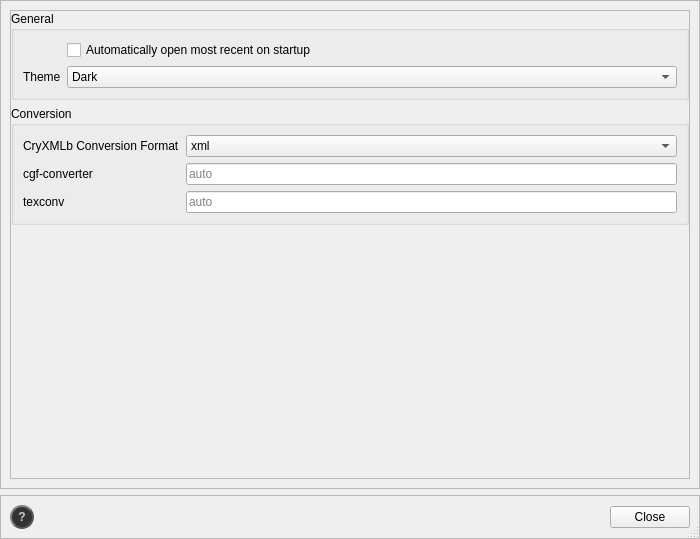
<?xml version="1.0" encoding="UTF-8"?>
<ui version="4.0">
 <class>SCDVSettings</class>
 <widget class="QDialog" name="SCDVSettings">
  <property name="geometry">
   <rect>
    <x>0</x>
    <y>0</y>
    <width>700</width>
    <height>539</height>
   </rect>
  </property>
  <property name="minimumSize">
   <size>
    <width>700</width>
    <height>500</height>
   </size>
  </property>
  <property name="windowTitle">
   <string>Dialog</string>
  </property>
  <property name="sizeGripEnabled">
   <bool>true</bool>
  </property>
  <property name="modal">
   <bool>true</bool>
  </property>
  <layout class="QVBoxLayout" name="verticalLayout">
   <property name="leftMargin">
    <number>0</number>
   </property>
   <property name="topMargin">
    <number>0</number>
   </property>
   <property name="rightMargin">
    <number>0</number>
   </property>
   <property name="bottomMargin">
    <number>0</number>
   </property>
   <item>
    <widget class="QFrame" name="topFrame">
     <property name="frameShape">
      <enum>QFrame::StyledPanel</enum>
     </property>
     <property name="frameShadow">
      <enum>QFrame::Raised</enum>
     </property>
     <layout class="QHBoxLayout" name="horizontalLayout">
      <property name="leftMargin">
       <number>9</number>
      </property>
      <property name="topMargin">
       <number>9</number>
      </property>
      <property name="rightMargin">
       <number>9</number>
      </property>
      <property name="bottomMargin">
       <number>9</number>
      </property>
      <item>
       <widget class="QFrame" name="settingsContent">
        <property name="frameShape">
         <enum>QFrame::StyledPanel</enum>
        </property>
        <property name="frameShadow">
         <enum>QFrame::Raised</enum>
        </property>
        <layout class="QVBoxLayout" name="verticalLayout_2">
         <property name="leftMargin">
          <number>0</number>
         </property>
         <property name="topMargin">
          <number>0</number>
         </property>
         <property name="rightMargin">
          <number>0</number>
         </property>
         <property name="bottomMargin">
          <number>0</number>
         </property>
         <item alignment="Qt::AlignTop">
          <widget class="QGroupBox" name="groupBox">
           <property name="sizePolicy">
            <sizepolicy hsizetype="Preferred" vsizetype="Minimum">
             <horstretch>0</horstretch>
             <verstretch>0</verstretch>
            </sizepolicy>
           </property>
           <property name="title">
            <string>General</string>
           </property>
           <layout class="QFormLayout" name="formLayout">
            <item row="2" column="0">
             <widget class="QLabel" name="themeLabel">
              <property name="text">
               <string>Theme</string>
              </property>
             </widget>
            </item>
            <item row="2" column="1">
             <widget class="QComboBox" name="theme">
              <item>
               <property name="text">
                <string>Dark</string>
               </property>
              </item>
              <item>
               <property name="text">
                <string>Light</string>
               </property>
              </item>
             </widget>
            </item>
            <item row="1" column="1">
             <widget class="QCheckBox" name="autoOpenMostRecent">
              <property name="text">
               <string>Automatically open most recent on startup</string>
              </property>
             </widget>
            </item>
           </layout>
          </widget>
         </item>
         <item alignment="Qt::AlignTop">
          <widget class="QGroupBox" name="groupBox_2">
           <property name="title">
            <string>Conversion</string>
           </property>
           <layout class="QFormLayout" name="formLayout_2">
            <item row="0" column="0">
             <widget class="QLabel" name="cryxmlbFormatLabel">
              <property name="text">
               <string>CryXMLb Conversion Format</string>
              </property>
             </widget>
            </item>
            <item row="0" column="1">
             <widget class="QComboBox" name="cryxmlbFormat">
              <item>
               <property name="text">
                <string>xml</string>
               </property>
              </item>
              <item>
               <property name="text">
                <string>json</string>
               </property>
              </item>
             </widget>
            </item>
            <item row="1" column="0">
             <widget class="QLabel" name="cgfconverterPathLabel">
              <property name="text">
               <string>cgf-converter</string>
              </property>
             </widget>
            </item>
            <item row="1" column="1">
             <widget class="QLineEdit" name="cgfconverterPath">
              <property name="placeholderText">
               <string>auto</string>
              </property>
              <property name="clearButtonEnabled">
               <bool>true</bool>
              </property>
             </widget>
            </item>
            <item row="2" column="0">
             <widget class="QLabel" name="texconvPathLabel">
              <property name="text">
               <string>texconv</string>
              </property>
             </widget>
            </item>
            <item row="2" column="1">
             <widget class="QLineEdit" name="texconvPath">
              <property name="placeholderText">
               <string>auto</string>
              </property>
              <property name="clearButtonEnabled">
               <bool>true</bool>
              </property>
             </widget>
            </item>
           </layout>
          </widget>
         </item>
         <item>
          <spacer name="verticalSpacer">
           <property name="orientation">
            <enum>Qt::Vertical</enum>
           </property>
           <property name="sizeHint" stdset="0">
            <size>
             <width>20</width>
             <height>40</height>
            </size>
           </property>
          </spacer>
         </item>
        </layout>
       </widget>
      </item>
     </layout>
    </widget>
   </item>
   <item>
    <widget class="QFrame" name="bottomFrame">
     <property name="frameShape">
      <enum>QFrame::StyledPanel</enum>
     </property>
     <property name="frameShadow">
      <enum>QFrame::Raised</enum>
     </property>
     <layout class="QHBoxLayout" name="horizontalLayout_2">
      <item>
       <widget class="QPushButton" name="helpButton">
        <property name="sizePolicy">
         <sizepolicy hsizetype="Fixed" vsizetype="Fixed">
          <horstretch>0</horstretch>
          <verstretch>0</verstretch>
         </sizepolicy>
        </property>
        <property name="minimumSize">
         <size>
          <width>24</width>
          <height>24</height>
         </size>
        </property>
        <property name="maximumSize">
         <size>
          <width>24</width>
          <height>24</height>
         </size>
        </property>
        <property name="baseSize">
         <size>
          <width>0</width>
          <height>0</height>
         </size>
        </property>
        <property name="styleSheet">
         <string notr="true">QPushButton {
    color: #ccc;
    border: 2px solid #555;
    border-radius: 12px;
    border-style: outset;
    background: #333;
    padding: 5px;
font-weight: bold;
    }

QPushButton:pressed {
    background: #999
    }</string>
        </property>
        <property name="text">
         <string>?</string>
        </property>
       </widget>
      </item>
      <item>
       <widget class="QDialogButtonBox" name="buttonBox">
        <property name="orientation">
         <enum>Qt::Horizontal</enum>
        </property>
        <property name="standardButtons">
         <set>QDialogButtonBox::Close</set>
        </property>
       </widget>
      </item>
     </layout>
    </widget>
   </item>
  </layout>
 </widget>
 <resources/>
 <connections>
  <connection>
   <sender>buttonBox</sender>
   <signal>accepted()</signal>
   <receiver>SCDVSettings</receiver>
   <slot>accept()</slot>
   <hints>
    <hint type="sourcelabel">
     <x>248</x>
     <y>254</y>
    </hint>
    <hint type="destinationlabel">
     <x>157</x>
     <y>274</y>
    </hint>
   </hints>
  </connection>
  <connection>
   <sender>buttonBox</sender>
   <signal>rejected()</signal>
   <receiver>SCDVSettings</receiver>
   <slot>reject()</slot>
   <hints>
    <hint type="sourcelabel">
     <x>316</x>
     <y>260</y>
    </hint>
    <hint type="destinationlabel">
     <x>286</x>
     <y>274</y>
    </hint>
   </hints>
  </connection>
 </connections>
</ui>
